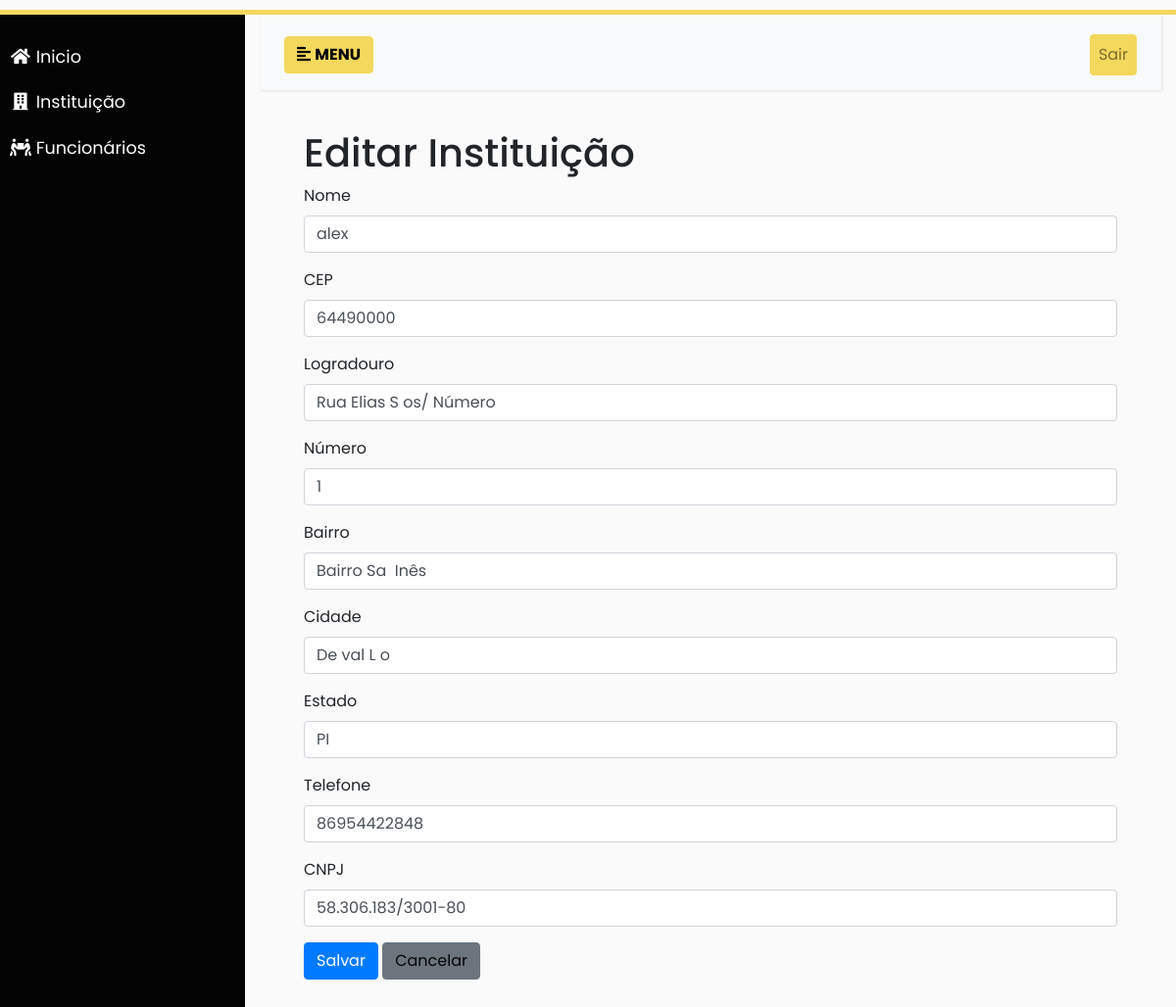
The page /editar-instituicao/3/ on the database its author committed.
### almoxarifado/models.py (models this page shows, shortened)
class Instituicao(models.Model):
    nome = models.CharField(max_length=100)
    cep = models.CharField(max_length=9)
    logradouro = models.CharField(max_length=200)
    numero = models.CharField(max_length=10)
    bairro = models.CharField(max_length=100)
    cidade = models.CharField(max_length=100)
    estado = models.CharField(max_length=2)
    telefone = models.CharField(max_length=20)
    cnpj = models.CharField(max_length=18, unique=True)

### almoxarifado/views/instituicao.py (the view, shortened to what this page needs)
# urls.py: path('editar-instituicao/<int:pk>/', views.editar_instituicao, name='editar-instituicao'),
def editar_instituicao(request, pk):
    instituicao = get_object_or_404(Instituicao, pk=pk)
    return render(request, 'instituicao/editinstituicao.html', {'instituicao': instituicao})

### almoxarifado/templates/instituicao/editinstituicao.html (shortened to what this page needs)
{% extends 'base.html' %} {% load static %} {% block content %}
<div class="container">
  <h1>Editar Instituição</h1>
  <form method="post" action="{% url 'editar-instituicao' instituicao.pk %}">
    <div class="mb-3">
      <label for="nome" class="form-label">Nome</label>
      <input
        type="text"
        id="nome"
        name="nome"
        class="form-control"
        value="{{ val.nome|default:instituicao.nome }}"
        required
      />
    </div>
    <div class="mb-3">
      <label for="cep" class="form-label">CEP</label>
      <input
        type="text"
        id="cep"
        name="cep"
        class="form-control"
        value="{{ val.cep|default:instituicao.cep }}"
      />
    </div>
    <div class="mb-3">
      <label for="logradouro" class="form-label">Logradouro</label>
      <input
        type="text"
        id="logradouro"
        name="logradouro"
        class="form-control"
        value="{{ val.logradouro|default:instituicao.logradouro }}"
      />
    </div>
    <div class="mb-3">
      <label for="numero" class="form-label">Número</label>
      <input
        type="text"
        id="numero"
        name="numero"
        class="form-control"
        value="{{ val.numero|default:instituicao.numero }}"
      />
    </div>
    <div class="mb-3">
      <label for="bairro" class="form-label">Bairro</label>
      <input
        type="text"
        id="bairro"
        name="bairro"
        class="form-control"
        value="{{ val.bairro|default:instituicao.bairro }}"
      />
    </div>
    <div class="mb-3">
      <label for="cidade" class="form-label">Cidade</label>
      <input
        type="text"
        id="cidade"
        name="cidade"
        class="form-control"
        value="{{ val.cidade|default:instituicao.cidade }}"
      />
    </div>
    <div class="mb-3">
      <label for="estado" class="form-label">Estado</label>
      <input
        type="text"
        id="estado"
        name="estado"
        class="form-control"
        value="{{ val.estado|default:instituicao.estado }}"
        maxlength="2"
      />
    </div>
    <div class="mb-3">
      <label for="telefone" class="form-label">Telefone</label>
      <input
        type="text"
        id="telefone"
        name="telefone"
        class="form-control"
        value="{{ val.telefone|default:instituicao.telefone }}"
      />
    </div>
    <div class="mb-3">
      <label for="cnpj" class="form-label">CNPJ</label>
      <input
        type="text"
        id="cnpj"
        name="cnpj"
        class="form-control"
        value="{{ val.cnpj|default:instituicao.cnpj }}"
        required
      />
    </div>
    <button type="submit" class="btn btn-primary">Salvar</button>
    <a href="{% url 'lista_instituicao' %}" class="btn btn-secondary"
      >Cancelar</a
    >
  </form>
</div>
{% endblock content %}

### static/css/style.css (style rules this page uses)
:root { --colorbasic: #030303; --colorbasic2: #000000; --colortext: #FFF; --colortext-menu: #FFF; }
body { font-family: 'Poppins', sans-serif; background: #fafafa; height: 100%; }
a, a:hover, a:focus { color: inherit; text-decoration: none; transition: all 0.3s; }
a:link, a:visited { text-decoration: none; color: var(--colorbasic); }

### rows shown on the page
Instituicao: nome "alex", cep "64490000", logradouro "Rua Elias S os/ Número", numero "1", bairro "Bairro Sa Inês", cidade "De val L o", estado "PI", telefone "86954422848", cnpj "58.306.183/3001-80"
